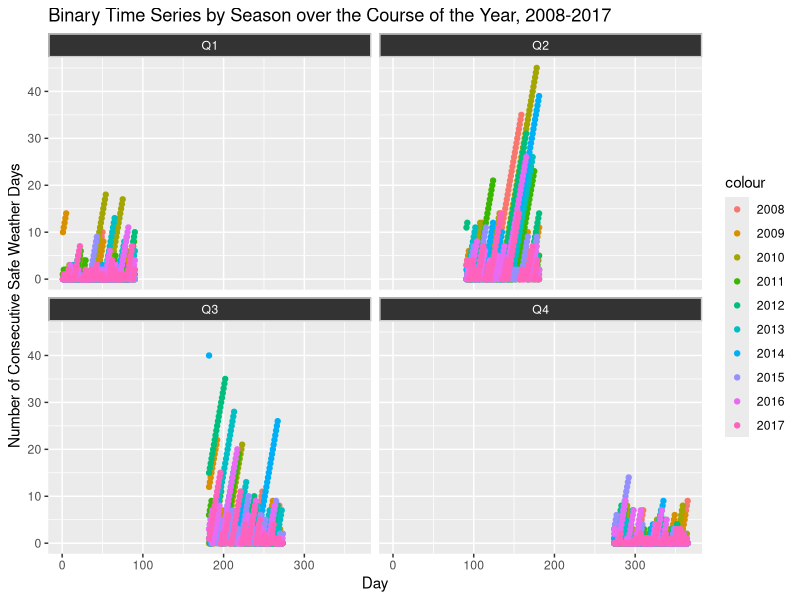
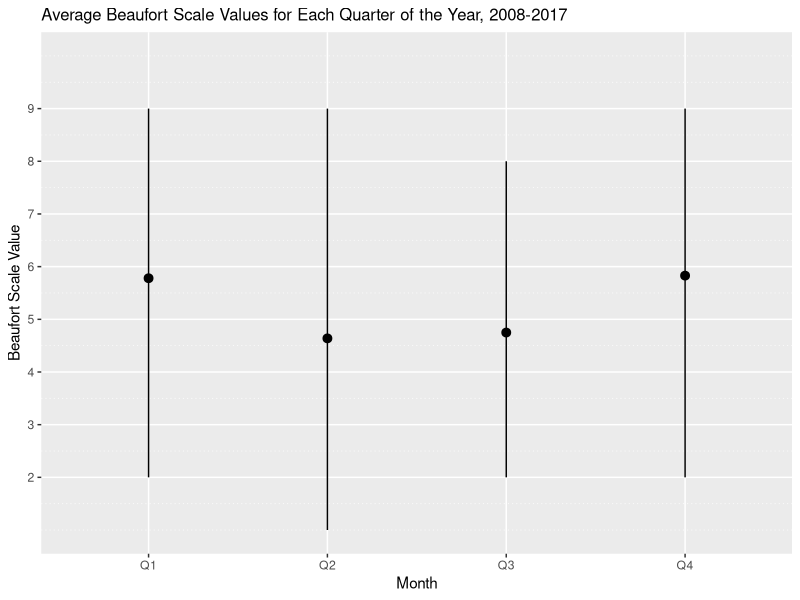
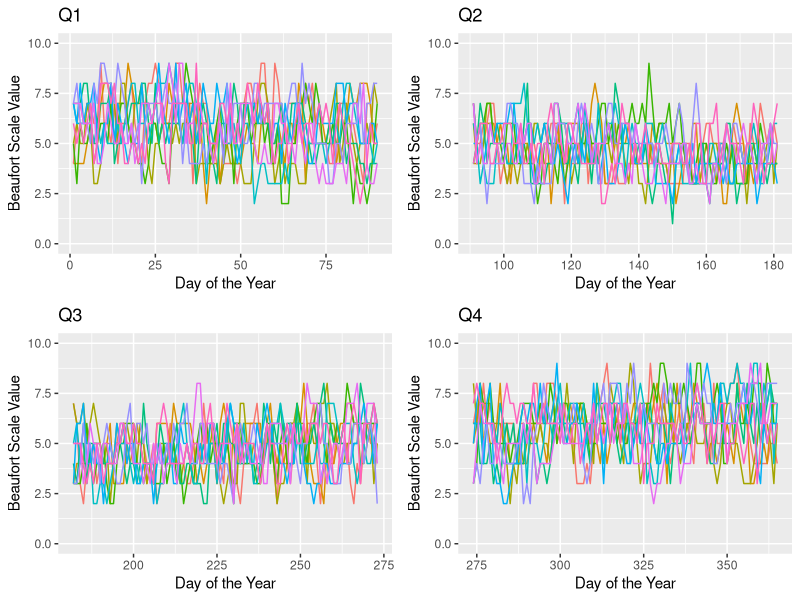
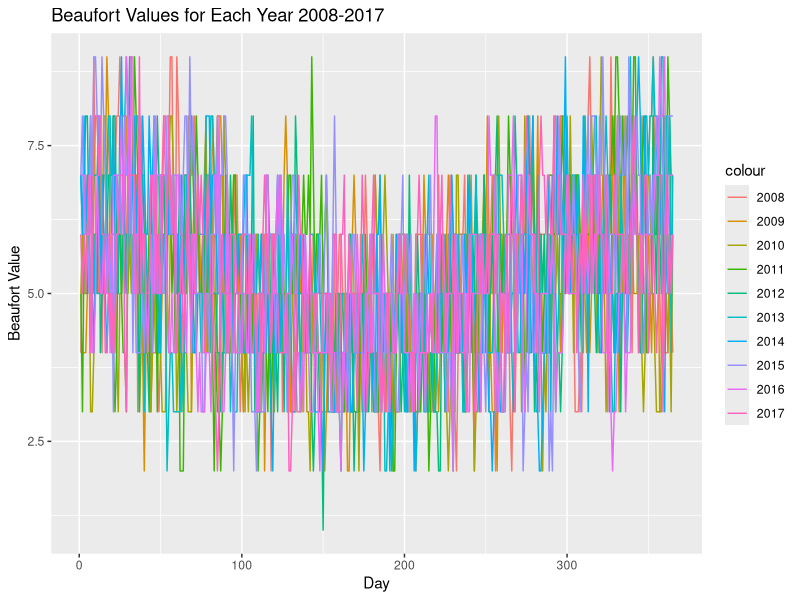
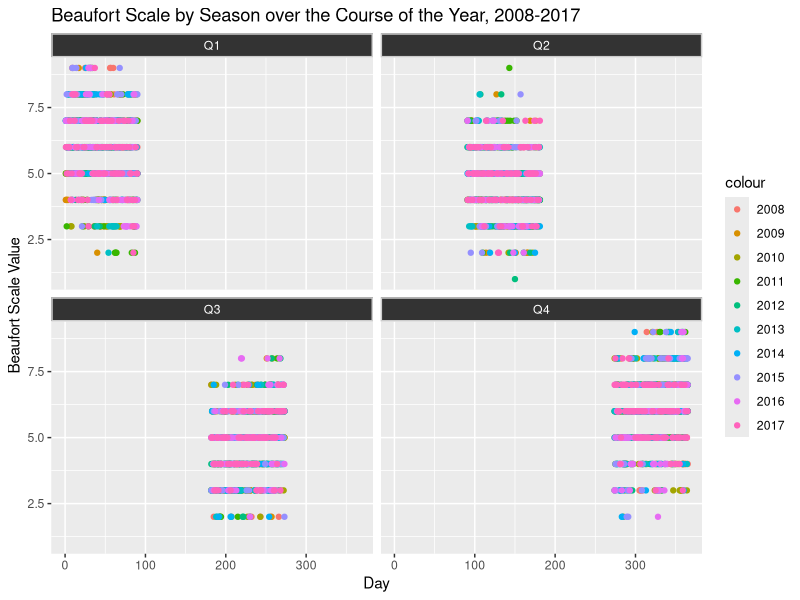

Write the R code that produced these figures, in order.
## ---- chunk 1
install.packages("tidyverse")
install.packages("dplyr")
install.packages("ggplot2")
install.packages("gridExtra")
## ---- chunk 2
#initialize all of the libraries used in this report
library(dplyr)
library(tidyr)
library(ggplot2)
library(kableExtra)
library(scales)
library(gridExtra)
## ---- chunk 3
# upload data sets and create data frames from of both
data <- read.csv("cse.csv")
data <- as.data.frame(data)
## ---- chunk 4
# add column for beaufort scale value for each velocity value
data <- data %>%
  mutate(beaufort = ifelse(v10..m.s. < 0.5, 0,
                    ifelse(v10..m.s. >= 0.5 & v10..m.s. < 1.5, 1,
                    ifelse(v10..m.s. >= 1.5 & v10..m.s. < 3.3, 2,
                    ifelse(v10..m.s. >= 3.3 & v10..m.s. < 5.5, 3,
                    ifelse(v10..m.s. >= 5.5 & v10..m.s. < 7.9, 4,
                    ifelse(v10..m.s. >= 7.9 & v10..m.s. < 10.7, 5,
                    ifelse(v10..m.s. >= 10.7 & v10..m.s. < 13.8, 6,
                    ifelse(v10..m.s. >= 13.8 & v10..m.s. < 17.1, 7,
                    ifelse(v10..m.s. >= 17.1 & v10..m.s. < 20.7, 8, 9
                    ))))))))))

data2 <- data

#group data together by day
data <- data %>%  
  group_by(Year, Month, Day) %>% 
  summarize(max_beaufort = max(beaufort))

# add index column to create day in year column
data <- tibble::rowid_to_column(data, "index")

# add day in year column
data <- data %>%
  mutate(DayInYear = index %% 365)

# modulo operation makes the 365th day 0. Change 0 to 365
for (i in 1:length(data$DayInYear)) {
  if (data$DayInYear[i] == 0) {
    data$DayInYear[i] = 365
  }
}

# create categorical variable that divides the year into 4 parts
data <- data %>%
  mutate(Quarter = ifelse(Month >= 1 & Month < 4, "Q1",
                   ifelse(Month >= 4 & Month < 7, "Q2",
                   ifelse(Month >= 7 & Month < 10, "Q3",
                   ifelse(Month >= 10 & Month <= 12, "Q4",
                    )))))

#find days that are safe to go
beaufort_limit = 5
data <- data %>%
  mutate(safe = ifelse(max_beaufort <= beaufort_limit, T, F))

#create window variable by checking for consecutive safe days
true_val = 0
for (i in 1:length(data$safe)) {
  if (data$safe[i]) {
    true_val = true_val + 1
    data$window[i] = true_val
  } else {
    true_val = 0
    data$window[i] = true_val
  }
}
## ---- chunk 5
data <- data %>%
  select(Year, Month, Day, DayInYear, Quarter, max_beaufort, safe, window, index)
## ---- chunk 6
for(i in 2008:2017) { 
  nam <- paste("d", i, sep = "")
  assign(nam, data %>% filter(Year == i))
}

ggplot(data = d2008, aes(DayInYear, window, color = "2008")) + 
  geom_point() +
  geom_point(data = d2009, aes(color = "2009")) +
  geom_point(data = d2010, aes(color = "2010")) +
  geom_point(data = d2011, aes(color = "2011")) +
  geom_point(data = d2012, aes(color = "2012")) +
  geom_point(data = d2013, aes(color = "2013")) +
  geom_point(data = d2014, aes(color = "2014")) +
  geom_point(data = d2015, aes(color = "2015")) +
  geom_point(data = d2016, aes(color = "2016")) +
  geom_point(data = d2017, aes(color = "2017")) +

  facet_wrap(~Quarter) + 
  
  #change the theme so that the year strip is black and text is white
  theme(
  strip.background = element_rect(fill = "grey20", color = "grey80", size = 1),
  strip.text = element_text(colour = "white")
  ) +
  
  #add title and axis labels
  ggtitle("Binary Time Series by Season over the Course of the Year, 2008-2017") + 
  xlab("Day") + ylab("Number of Consecutive Safe Weather Days")
## ---- chunk 7
#a stat function is used to show the distrubtion of beaufort scale values for each
#month over the three years
ggplot(data = data) + 
  stat_summary(
    mapping = aes(x = Quarter, y = max_beaufort),
    fun.min = min,
    fun.max = max,
    fun = mean
  ) +
  
  #no decimal values for scale
  scale_y_continuous(limits = c(1, 10), breaks = 2:9) +

  #create a theme that emphasized decimal values less and shrinks title font so it 
  #can fit without getting cut off
  theme(panel.grid.minor = element_line(linetype = "dotted")) +
  theme(plot.title = element_text(size = 12)) + 
  
  #add title and axis labels
  ggtitle("Average Beaufort Scale Values for Each Quarter of the Year, 2008-2017") + 
  xlab("Month") + ylab("Beaufort Scale Value")
  
## ---- chunk 8
# create graphs of beaufort values for each quarter of the year
for(i in 1:4) { 
  q <- paste("Q", i, sep = "")
  assign(paste("g", i, sep = ""), 
         ggplot(d2008[d2008$Quarter %in% q,], aes(DayInYear, max_beaufort)) +
           geom_line(aes(color = "2008")) +
           geom_line(data = d2009[d2009$Quarter %in% q,], aes(color = "2009")) +
           geom_line(data = d2010[d2010$Quarter %in% q,], aes(color = "2010")) +
           geom_line(data = d2011[d2011$Quarter %in% q,], aes(color = "2011")) +
           geom_line(data = d2012[d2012$Quarter %in% q,], aes(color = "2012")) +
           geom_line(data = d2013[d2013$Quarter %in% q,], aes(color = "2013")) +
           geom_line(data = d2014[d2014$Quarter %in% q,], aes(color = "2014")) +
           geom_line(data = d2015[d2015$Quarter %in% q,], aes(color = "2015")) +
           geom_line(data = d2016[d2016$Quarter %in% q,], aes(color = "2016")) +
           geom_line(data = d2017[d2017$Quarter %in% q,], aes(color = "2017")) +
           ggtitle(q) +
           scale_y_continuous(limits = c(0, 10)) + theme(legend.position="none") +
           xlab("Day of the Year") + ylab("Beaufort Scale Value")
         )
}
## ---- chunk 9
#graphs beaufort
grid.arrange(g1, g2, g3, g4)
## ---- chunk 10
#graphs full-year beaufort
ggplot(d2008, aes(DayInYear, max_beaufort)) +
  geom_line(aes(color = "2008")) +
  geom_line(data = d2009, aes(color = "2009")) +
  geom_line(data = d2010, aes(color = "2010")) +
  geom_line(data = d2011, aes(color = "2011")) +
  geom_line(data = d2012, aes(color = "2012")) +
  geom_line(data = d2013, aes(color = "2013")) +
  geom_line(data = d2014, aes(color = "2014")) +
  geom_line(data = d2015, aes(color = "2015")) +
  geom_line(data = d2016, aes(color = "2016")) +
  geom_line(data = d2017, aes(color = "2017")) +
  xlab("Day") + ylab("Beaufort Value") + ggtitle("Beaufort Values for Each Year 2008-2017") +
  scale_y_continuous(limits = c(1, 9))
## ---- chunk 11
#scatterplot beaufort facetted by quarter
ggplot(data = d2008, aes(DayInYear, max_beaufort, color = "2008")) + 
  geom_point() +
  geom_point(data = d2009, aes(color = "2009")) +
  geom_point(data = d2010, aes(color = "2010")) +
  geom_point(data = d2011, aes(color = "2011")) +
  geom_point(data = d2012, aes(color = "2012")) +
  geom_point(data = d2013, aes(color = "2013")) +
  geom_point(data = d2014, aes(color = "2014")) +
  geom_point(data = d2015, aes(color = "2015")) +
  geom_point(data = d2016, aes(color = "2016")) +
  geom_point(data = d2017, aes(color = "2017")) +

  facet_wrap(~Quarter) + 
  
  #change the theme so that the year strip is black and text is white
  theme(
  strip.background = element_rect(fill = "grey20", color = "grey80", size = 1),
  strip.text = element_text(colour = "white")
  ) +
  
  #add title and axis labels
  ggtitle("Beaufort Scale by Season over the Course of the Year, 2008-2017") + 
  xlab("Day") + ylab("Beaufort Scale Value")
## ---- chunk 12
data %>% 
  mutate(beaufort_pri = lag(max_beaufort)) %>%
  select(Year, Month, Day, DayInYear, Quarter, max_beaufort, beaufort_pri, safe, index) -> data
## ---- chunk 13
BeaufortSafetyThres = 5
WorkTime = 1

#Elapsed time series
BinaryTS = data2$beaufort <= BeaufortSafetyThres
BinaryTS = as.numeric(BinaryTS)
ElapsedFavorableTime = rep(0,length(BinaryTS))

if(BinaryTS[1]) {ElapsedFavorableTime[1] = 1}

for (i in 2:length(BinaryTS)) {
  if(BinaryTS[i]) {
    ElapsedFavorableTime[i] = ElapsedFavorableTime[i-1] + 1
  }
}

#burnin
burnin = which(ElapsedFavorableTime == 0)[1]
BinaryTS = BinaryTS[burnin:length(BinaryTS)]
elaps = ElapsedFavorableTime[burnin:length(ElapsedFavorableTime)]
ub = max(elaps)

#Intermediate transition matrix
CmfWTC = replicate(ub+1, numeric(ub+1))

for (i in WorkTime:length(elaps)) {
  CmfWTC[elaps[i-WorkTime+1]+1,elaps[i+1]+1] = CmfWTC[elaps[i-WorkTime+1]+1,elaps[i+1]+1] + 1
}

#transition matrix
TransitionWTC = CmfWTC / rowSums(CmfWTC)
TransitionWTC[which(TransitionWTC == 0)] = NaN

tr_reduced = replicate(2, numeric(ub+2))
for (i in 1:ub) {
  tr_reduced[i,1] = TransitionWTC[i,1]
  tr_reduced[i,2] = TransitionWTC[i,i+1]
}
## ---- chunk 14
generate <- function(tr,n) {
  elaps = c(0)
  fav = c()
  bad = c()
  count = 0
  
  for (i in 1:n) {
    act = sample(c(0,1), 1, prob = tr[elaps[i],])
    
    if(act == 0) {
      append(elaps,0)
      if(elaps[i] == 0) {
        count = count + 1
      } else {
        append(fav, elaps[i])
      }
    } else {
      append(elaps, elaps[i]+1)
      if (elaps[i] == 0) {
        count = count + 1
        append(bad,count)
        count = 0
      }
    }
    
    return(elaps,fav,bad)
  }
}

## ---- chunk 15
tr_HVS = matrix(nrow = 10, ncol = 2, 0.5)
tr_HVS[10,] = c(1,0)
